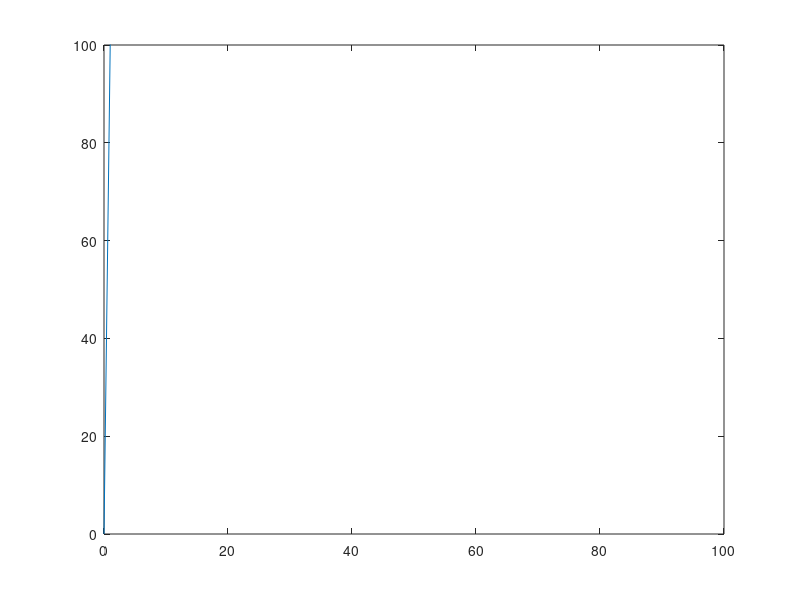

Here is the MATLAB script that generated this plot:
format compact

x = linspace(0,100,100);

for n=1:100
    y = n.*x;
    
    plot(x,y);
    axis([0 100 0 100]);
    pause(0.1);
end
